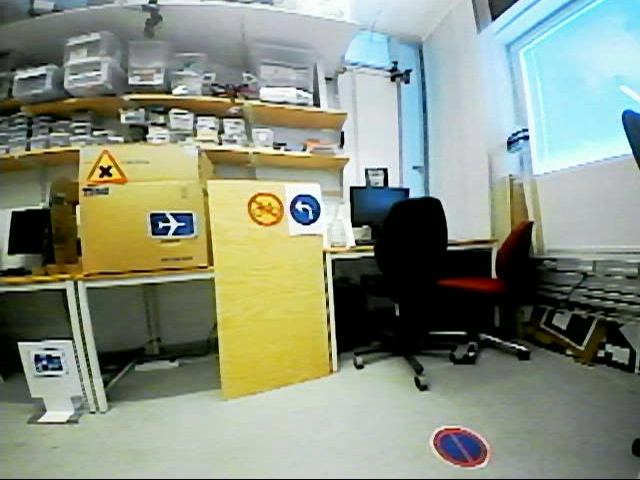
#> input picture test.png, 640 x 480 px, found by its file name
$ python trafficsign2.py
#> lines starting #> are read from the running program, lines starting #| are printed output that depends on the picture; after the words box and inside, x2 and y2 are one past the last pixel; in counts of white or black regions, pixels touching at a corner belong together
import cv2
import numpy as np
import math

imgOri = cv2.imread('test_img\\test.png')  # RGB space imput image
#> imgOri is the input picture: shape (480, 640, 3); mean B, G, R 127.4, 144.8, 136.4

# ------------------Filter--------------------------------------------------- #
img = cv2.bilateralFilter(imgOri, 10, 75, 75)
# bilateral Filter (best quality, slow?)
# img = cv2.GaussianBlur(imgOri, (5, 5), 0)  # Gaussian Filter

# -------------- Find & Draw Contour ---------------------------------------- #
gray = cv2.cvtColor(img, cv2.COLOR_RGB2GRAY)
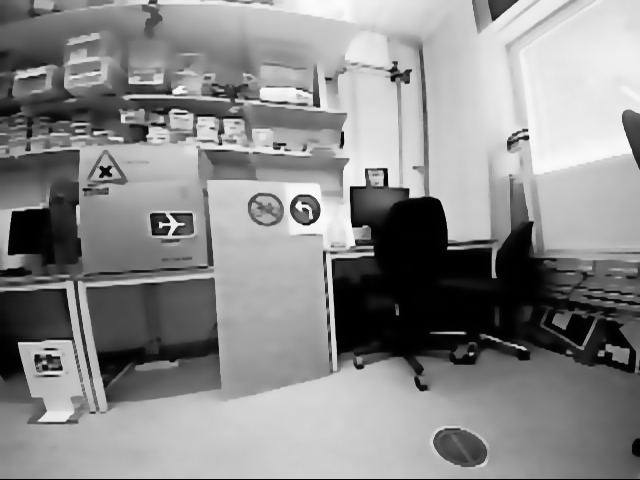
#> gray: shape (480, 640); min 0, max 252, mean 138.7
# two different thresh, canny has better result
# ret, thresh = cv2.threshold(gray, 150, 255, 0)
thresh = 50
binaryImg = cv2.Canny(gray, thresh, 3*thresh)
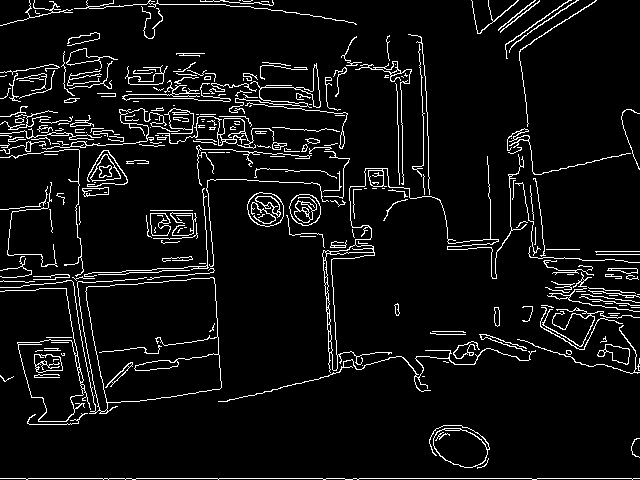
#> binaryImg: shape (480, 640); 6.4% white in thin lines or dots
contours, hierarchy = cv2.findContours(binaryImg, cv2.RETR_TREE, cv2.CHAIN_APPROX_SIMPLE)
#> contours = 369 contours, 256 with area under 20; largest, box (x1, y1, x2, y2) and area: (0, 277, 222, 414) 14215, (85, 277, 222, 403) 13879, (0, 288, 91, 422) 3774, (17, 339, 84, 422) 3649, (429, 425, 490, 468) 1596
# cv2.imshow('img', binaryImg)
# cv2.waitKey(0)


def detectTri(cnt, triCnt):
    # -------- Polygon detection -------------------------------------------- #
    epsilon = 0.15 * cv2.arcLength(cnt, True)
    approx = cv2.approxPolyDP(cnt, epsilon, True)
    # Analyse shape
    corners = len(approx)
    # Calculate space
    S1 = cv2.contourArea(cnt)
    if corners == 3 and S1 > 100:
        # choose contour base on corner and space
        mm = cv2.moments(cnt)  # cal center
        cx = int(mm['m10'] / mm['m00'])
        cy = int(mm['m01'] / mm['m00'])
        # check repeat contour
        flag = 0
        for center in triCnt:
            k = np.square(center[1][0] - cx) + np.square(center[1][1] - cy)
            if k < 20:
                flag = 1
                break
        # ------------- detect color in contour ------------------------------ #
        # make contour mask
        cntMask = np.zeros((480, 640), np.uint8)
        fillCnt = []
        fillCnt.append(cnt)
        cv2.drawContours(cntMask, fillCnt, -1, 255, -1)
        res = cv2.bitwise_and(img, img, mask=cntMask)
        hsv = cv2.cvtColor(res, cv2.COLOR_BGR2HSV)
        # Red and yellow mask
        # Two edge of the Hue turnel
        lower1 = np.array([160, 10, 100])
        upper1 = np.array([180, 250, 250])
        redMask1 = cv2.inRange(hsv, lower1, upper1)
        lower2 = np.array([0, 10, 100])
        upper2 = np.array([40, 240, 240])
        redMask2 = cv2.inRange(hsv, lower2, upper2)
        redMask = redMask1 | redMask2
        prop = np.sum(redMask) / np.sum(cntMask)  # cal proportion of expected color
        if prop < 0.7:
            flag = 1
        # ---------- draw and save ROI --------------------------------------- #
        if flag == 0:
            triCnt.extend([[approx, (cx, cy)]])  # save approx Polygon and center
            x, y, w, h = cv2.boundingRect(cnt)
            cv2.drawContours(img, cnt, -1, (0, 255, 0), 2)
            cv2.rectangle(img, (x-5, y-5), (x+w+5, y+h+5), (0, 255, 0), 1)
            cv2.putText(img, 'tri', (x, y), cv2.FONT_HERSHEY_SIMPLEX, 0.5, (0, 255, 0), 2)
    return triCnt


# [45 lines left out: function detectRect, not called in this run]


def detectCir(cnt, cirCnt):
    if len(cnt) < 20:
        return cirCnt
    S1 = cv2.contourArea(cnt)
    ell = cv2.fitEllipse(cnt)
    pos, size, angle = ell
    ex, ey = pos
    dx, dy = size
    S2 = math.pi*ell[1][0]*ell[1][1]
    if S2 < 1000:
        return cirCnt
    prop = S1 / S2
    if prop > 0.22:
        # check repeat contour
        mm = cv2.moments(cnt)  # cal center
        cx = int(mm['m10'] / mm['m00'])
        cy = int(mm['m01'] / mm['m00'])
        flag = 0
        # 0: need more check;
        # 1: bule circle;
        # 2: red and blue circle;
        # 3: red and yellow circle;
        # 4: not interested circle;

        for species in cirCnt:  # check every kind circle
            for center in species:  # check repeat contour
                k = np.square(center[0][0] - cx) + np.square(center[0][1] - cy)
                if k < 20:
                    flag = 4
                    break
            if flag == 4:
                break

        # detect outliers(center of contour should close to ellipse)
        d = np.square(ell[0][0] - cx) + np.square(ell[0][1] - cy)
        if d > 20:
            flag = 4

        GoF = 0  # Goodness Of Fit, the smaller the better (not sure)
        for point in cnt:
            posx = (point[0][0] - ex) * math.cos(-angle) - (point[0][1] - ey) * math.sin(-angle)
            posy = (point[0][0] - ex) * math.sin(-angle) + (point[0][1] - ey) * math.cos(-angle)
            GoF += abs(np.square(posx/dx) + np.square(posy/dy) - 0.25)
        # GoF = GoF / cnt.size
        if GoF > 10:
            flag = 4

        if flag != 4:
            # ------------- detect color in contour ------------------------------ #
            # make contour mask
            cntMask = np.zeros((480, 640), np.uint8)
            fillCnt = []
            fillCnt.append(cnt)
            cv2.drawContours(cntMask, fillCnt, -1, 255, -1)  # fill contour with white

            res = cv2.bitwise_and(img, img, mask=cntMask)
            hsv = cv2.cvtColor(res, cv2.COLOR_BGR2HSV)
            # Red and yellow mask
            # Two edge of the Hue turnel
            lower1 = np.array([160, 10, 100])
            upper1 = np.array([180, 250, 250])
            redMask1 = cv2.inRange(hsv, lower1, upper1)
            lower2 = np.array([0, 10, 100])
            upper2 = np.array([40, 240, 240])
            ryMask = cv2.inRange(hsv, lower2, upper2) | redMask1

            # Blue mask
            lower = np.array([100, 50, 50])
            upper = np.array([150, 240, 240])
            blueMask = cv2.inRange(hsv, lower, upper)
            # cv2.imshow('img', blueMask)
            # cv2.waitKey(0)
            # classify base on color
            blueProp = np.sum(blueMask) / np.sum(cntMask)
            ryProP = np.sum(ryMask) / np.sum(cntMask)
            if blueProp > 0.7:
                flag = 1
            elif (blueProp > 0.2) and (ryProP > 0.2):
                flag = 2
            elif ryProP > 0.7:
                flag = 3
            # ---------- draw and save ROI ---------------------------------------- #
            if flag != 0:
                cirCnt[flag-1].extend([ell])  # save ellipse center and size
                cv2.ellipse(img, ell, (0, 255, 255), 1)
                cv2.drawContours(img, cnt, -1, (0, 255, 255), 2)
                x = int(ell[0][0])
                y = int(ell[0][1])
                cv2.putText(img, 'cir%d' % flag, (x, y), cv2.FONT_HERSHEY_SIMPLEX, 0.5, (0, 255, 255), 2)
    return cirCnt


# ------------- Shape detection ------------------------------------------------ #
triCnt = []
rectCnt = []
cirCnt = [[], [], []]  # bule circle, red & yellow circle, red & bule circle
for cnt in contours:
    triCnt = detectTri(cnt, triCnt)
    # rectCnt = detectRect(cnt, rectCnt)
    cirCnt = detectCir(cnt, cirCnt)  # the stop sign can be treated as circle
#> this loop made 369 passes
#> (epsilon in detectTri, approx in detectTri, corners in detectTri) on passes 2, 7, 9: (5.25, [[488, 458], [477, 468]], 2), (5.05, [[444, 429], [460, 429]], 2), (0.6, [[422, 376], [424, 376]], 2)
#> after the loop, cirCnt = 3 items; triCnt = []

cv2.imshow('img', img)
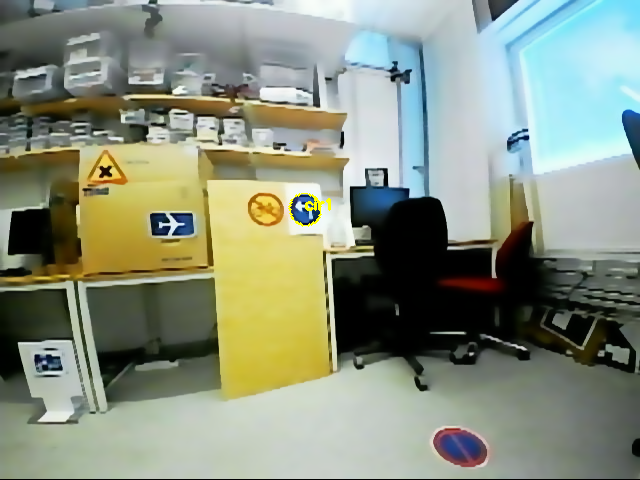
#> window 'img': shape (480, 640, 3); mean B, G, R 127.2, 145, 136.6
cv2.waitKey(0)

$ run again, with original.png copied over test.png
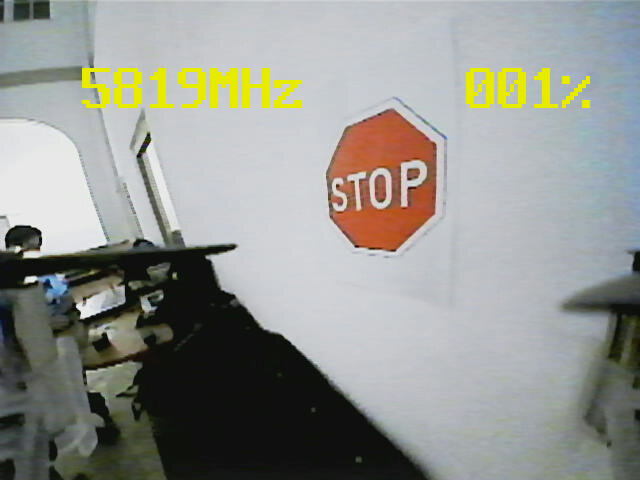
#> input picture original.png, 640 x 480 px, found by its file name
#> imgOri is the input picture: shape (480, 640, 3); mean B, G, R 144.2, 149.3, 147.8
#> `binaryImg = cv2.Canny(gray, thresh, 3*thresh)`:
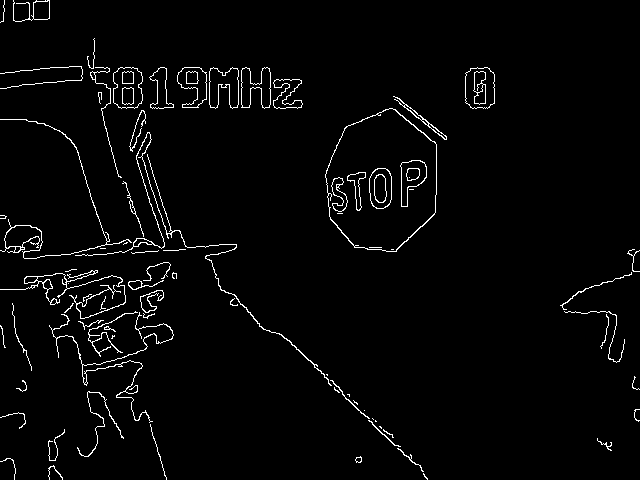
#> binaryImg: shape (480, 640); 2.6% white in thin lines or dots
#> contours = 124 contours, 59 with area under 20; largest, box (x1, y1, x2, y2) and area: (325, 108, 437, 252) 12246, (325, 108, 437, 252) 12136, (465, 67, 495, 109) 1071, (465, 67, 495, 109) 1066, (113, 67, 143, 109) 1032
#> the loop `for cnt in contours:` made 124 passes
#> (epsilon in detectTri, approx in detectTri, corners in detectTri) on passes 1, 4, 5, 8, 12, 14: (2.3, [[423, 473], [427, 479]], 2), (3.28, [[360, 456], [356, 462], [361, 461]], 3), (2.68, [[357, 457], [361, 458], [359, 462], [355, 460]], 4), (4.43, [[383, 429], [393, 437]], 2), (0.512, [[375, 420], [375, 421], [376, 421]], 3), (0.424, [[372, 418], [373, 419]], 2)
#> after the loop `for cnt in contours:`: cirCnt = 3 items; triCnt = [[[[392, 108], [354, 247], [435, 212]], (381, 181)], [[[365, 172], [347, 176], [357, 210]], (356, 186)]]
#> `cv2.imshow('img', img)`:
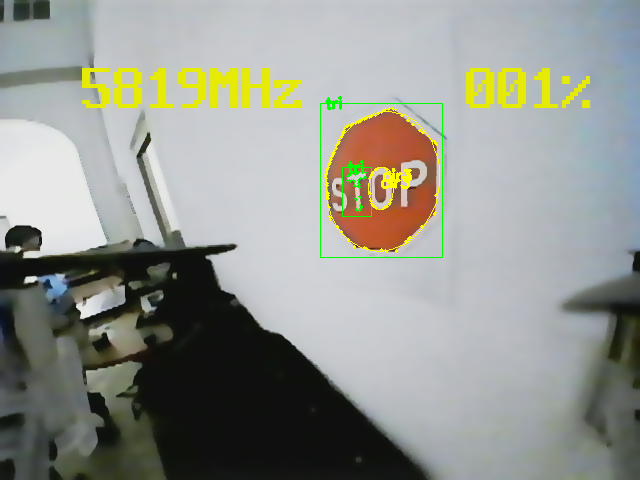
#> window 'img': shape (480, 640, 3); mean B, G, R 143, 150, 147.5

$ run again, with 2019-02-20-182152.jpg saved as test.png
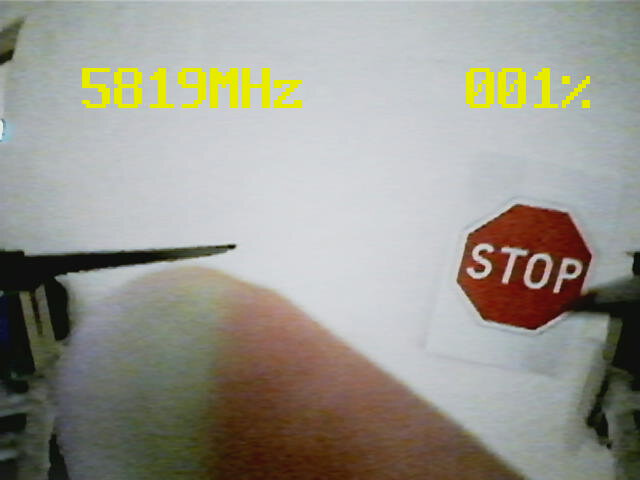
#> input picture 2019-02-20-182152.jpg, 640 x 480 px, found by its file name
#> imgOri is the input picture: shape (480, 640, 3); mean B, G, R 142.8, 151.7, 153.6
#> `binaryImg = cv2.Canny(gray, thresh, 3*thresh)`:
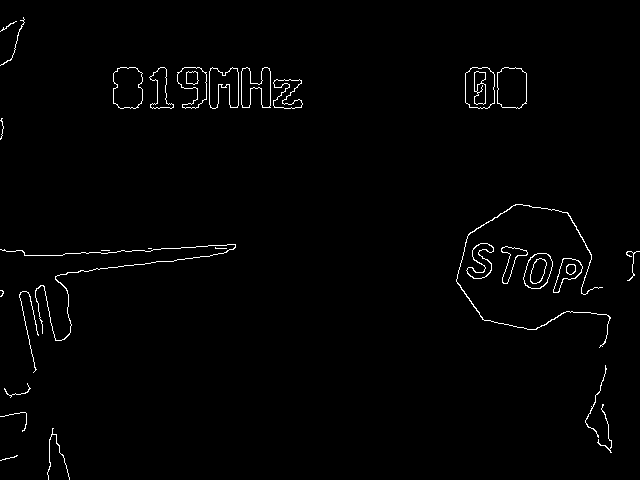
#> binaryImg: shape (480, 640); 1.3% white in thin lines or dots
#> contours = 50 contours, 14 with area under 20; largest, box (x1, y1, x2, y2) and area: (465, 67, 495, 109) 1084, (465, 67, 495, 109) 1079, (497, 67, 527, 109) 1076, (497, 67, 527, 109) 1072, (113, 67, 143, 109) 1053
#> the loop `for cnt in contours:` made 50 passes
#> (epsilon in detectTri, approx in detectTri, corners in detectTri, angle in detectCir, ex in detectCir, ey in detectCir, dx in detectCir) on passes 2 to 6: (32.73, [[52, 428], [69, 479]], 2, 0, 49.31, 399.3, 13.86), (14.49, [[24, 430], [25, 412], [0, 416], [25, 412]], 4, 0, 47.41, 399.6, 18.75), (21.93, [[602, 404], [611, 452]], 2, 166.3, 600.6, 425.5, 14.45), (12.7, [[30, 388], [4, 389]], 2, 80.23, 16.8, 388.4, 13.05), (26.95, [[605, 365], [598, 437]], 2, 38.28, 753, 230.7, 91.53)
#> `cv2.imshow('img', img)`:
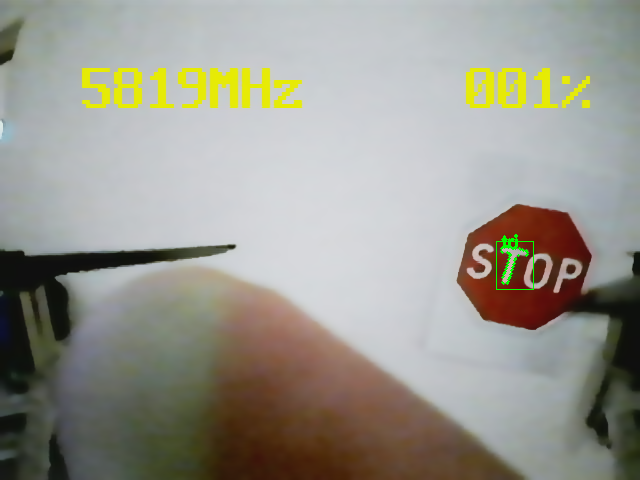
#> window 'img': shape (480, 640, 3); mean B, G, R 142.7, 151.9, 153.4

$ run again, with 2019-02-20-182210.jpg saved as test.png
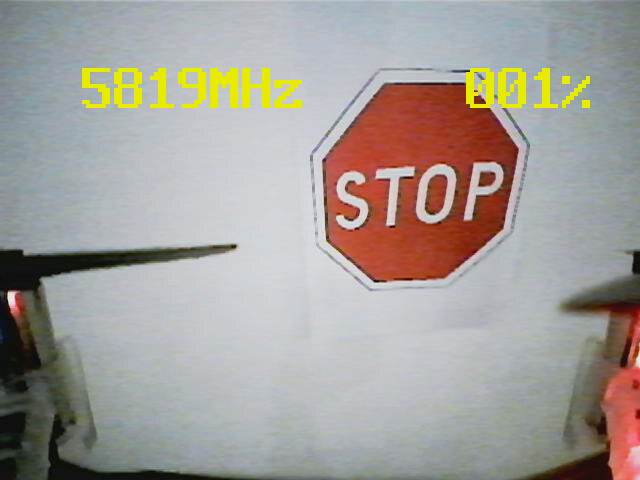
#> input picture 2019-02-20-182210.jpg, 640 x 480 px, found by its file name
#> imgOri is the input picture: shape (480, 640, 3); mean B, G, R 152.6, 157.9, 163.3
#> `binaryImg = cv2.Canny(gray, thresh, 3*thresh)`:
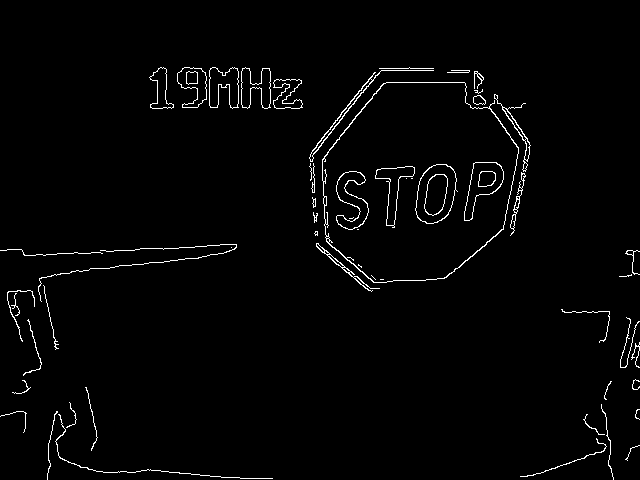
#> binaryImg: shape (480, 640); 1.9% white in thin lines or dots, all inside (x1, y1, x2, y2) = (0, 67, 640, 480)
#> contours = 99 contours, 53 with area under 20; largest, box (x1, y1, x2, y2) and area: (322, 82, 519, 283) 30548, (322, 82, 519, 283) 30328, (415, 164, 458, 224) 1864, (415, 164, 457, 224) 1835, (464, 162, 504, 221) 1144
#> the loop `for cnt in contours:` made 99 passes
#> (epsilon in detectTri, approx in detectTri, corners in detectTri) on passes 7, 21, 23, 25, 28, 29, 30, 31: (4.52, [[637, 409], [639, 419]], 2), (4.06, [[631, 274], [619, 276]], 2), (2.98, [[626, 252], [632, 250], [633, 254]], 3), (0, [[231, 247]], 1), (3.02, [[342, 268], [350, 271]], 2), (6.72, [[327, 255], [344, 266]], 2), (2.08, [[324, 251], [329, 253]], 2), (3.69, [[316, 244], [324, 251]], 2)
#> after the loop `for cnt in contours:`: triCnt = [[[[386, 82], [444, 278], [518, 147]], (417, 182)], [[[412, 166], [376, 170], [386, 225]], (393, 187)]]
#> `cv2.imshow('img', img)`:
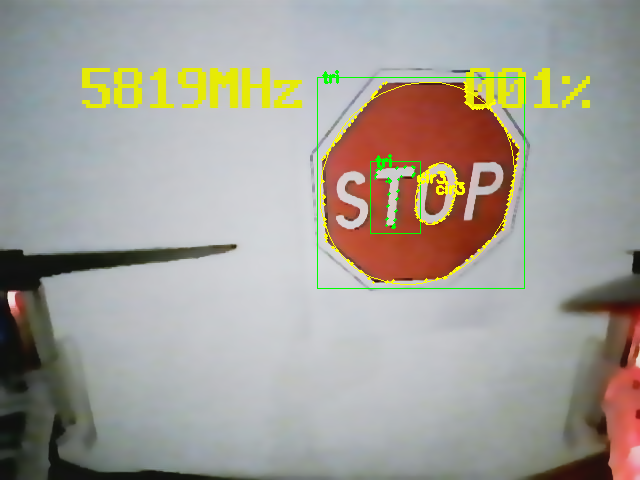
#> window 'img': shape (480, 640, 3); mean B, G, R 151.2, 159.2, 163.1
